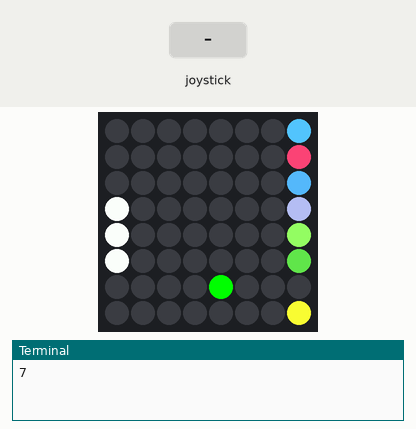
The program below on a simulated Raspberry Pi (BCM pin numbers) with a Sense HAT. Shown: the Sense HAT's 8×8 RGB LED matrix, the last lines printed to the terminal. The inputs (shaded band) are chosen by the test bench. Random numbers come from a fixed seed; the 64×8 strip is a reading aid, not a part: it shows the text the matrix is scrolling, unrolled, one strip-width of it at a time.

Above: at 1.2 s.
1.3 s: joystick pushed down
At 1.54 s:
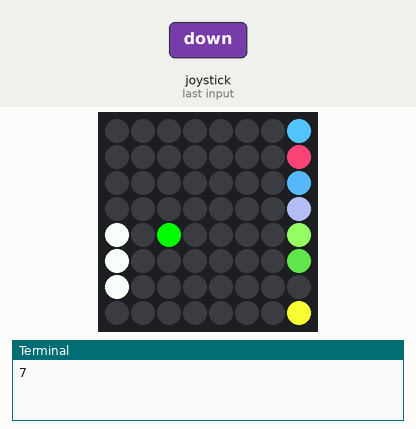
3.3 s: joystick pushed up
At 4.15 s:
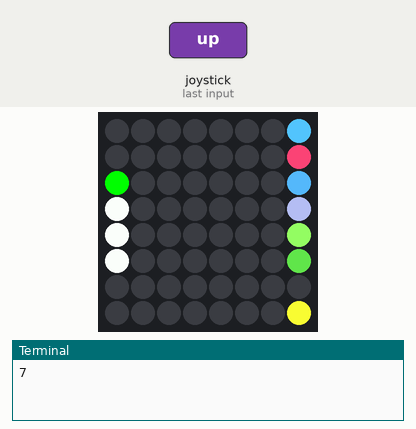
5.7 s: joystick pushed down
At 5.97 s:
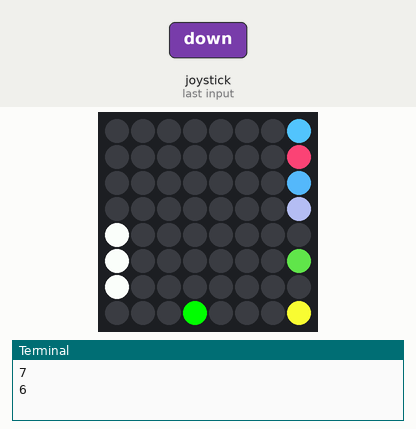
7.9 s: joystick pushed up
At 8.19 s:
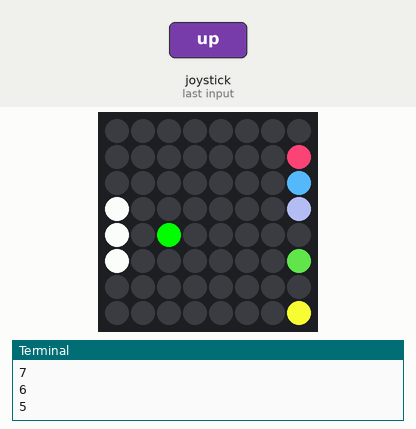
10.1 s: joystick pushed down
At 10.21 s:
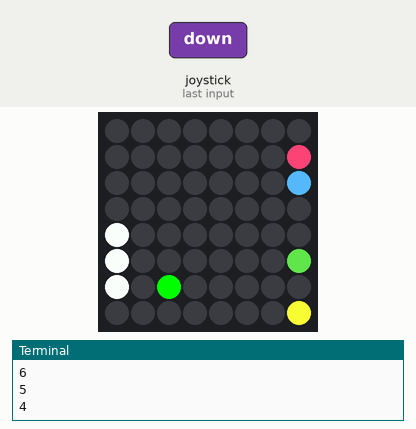
12.4 s: joystick pushed up
At 12.83 s:
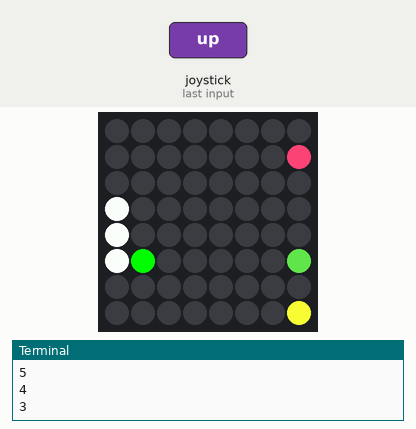

The program:

senseHatPong.py
```python
from sense_hat import SenseHat
from time import sleep
from random import randint
sense = SenseHat()

white = (255, 255, 255)
ballColor = (0, 255, 0)
b = (0, 0, 0)
numBlocks = 0

batY = 4
ballPosition = [3, 3]
ballVelocity = [1, 1]
score = 0

blocks = [[b,b,b,b,b,b,b,b],
        [b,b,b,b,b,b,b,b],
        [b,b,b,b,b,b,b,b],
        [b,b,b,b,b,b,b,b],
        [b,b,b,b,b,b,b,b],
        [b,b,b,b,b,b,b,b],
        [b,b,b,b,b,b,b,b],
        [b,b,b,b,b,b,b,b]]

# Functions ------------------------
def newBlocks():
    global numBlocks
    for x in range(7,8):
        for y in range(0,8):
            blocks[y][x] = (randint(50,255), randint(50,255), randint(50,255))
            numBlocks += 1

def drawBlocks():
    sense.set_pixels(sum(blocks, []))

def drawBat():
    sense.set_pixel(0, batY, white)
    sense.set_pixel(0, batY + 1, white)
    sense.set_pixel(0, batY - 1, white)

def moveUp(event):
    global batY
    if event.action == 'pressed' and batY > 1:
        batY -= 1

def moveDown(event):
    global batY
    if event.action == 'pressed' and batY < 6:
        batY += 1

def drawBall():
    global numBlocks
    sense.set_pixel(ballPosition[0],ballPosition[1],ballColor)
    ballPosition[0] += ballVelocity[0]
    if ballPosition[0] == 7 or ballPosition[0] == 0:
        ballVelocity[0] = -ballVelocity[0]
    ballPosition[1] += ballVelocity[1]
    if ballPosition[1] == 7 or ballPosition[1] == 0:
        ballVelocity[1] = -ballVelocity[1]
    if ballPosition[0] == 1 and (batY - 1) <= ballPosition[1] <= (batY +1):
       ballVelocity[0] = -ballVelocity[0]
       if numBlocks <= 0:
           newBlocks()
    if ballPosition[0] == 0:
        sense.show_message("L !" )
    if ballPosition[0] < 7 and blocks[ballPosition[1]][ballPosition[0]+ ballVelocity[0]] != b:
        blocks[ballPosition[1]][ballPosition[0]+ ballVelocity[0]] = b
        numBlocks -= 1
        print(str(numBlocks))
        ballVelocity[0] = -ballVelocity[0]
    if 0 < ballPosition[1] < 7 and blocks[ballPosition[1] + ballVelocity[1]][ballPosition[0]] != b:
        blocks[ballPosition[1] +  ballVelocity[1]][ballPosition[0]] = b
        numBlocks -= 1
        print(str(numBlocks))
        ballVelocity[1] = -ballVelocity[1]
    elif ballPosition[0] < 7 and 0 < ballPosition[1] < 7 and blocks[ballPosition[1] + ballVelocity[1]][ballPosition[0] + ballVelocity[0]] != b:
        blocks[ballPosition[1] + ballVelocity[1]][ballPosition[0] + ballVelocity[0]] = b
        numBlocks -= 1
        print(str(numBlocks))
        ballVelocity[1] = -ballVelocity[1]
        ballVelocity[0] = -ballVelocity[0]

# Main -----------------------------
numBlocks = 0
newBlocks()
sense.stick.direction_up = moveUp
sense.stick.direction_down = moveDown
while True:
    sense.clear(0, 0, 0)
    drawBlocks()
    drawBat()
    drawBall()
    sleep(0.2)
```
